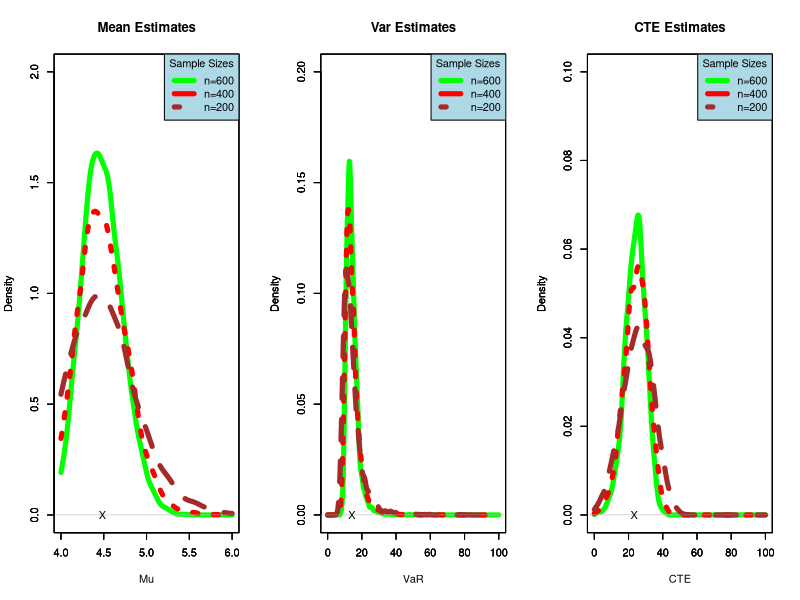
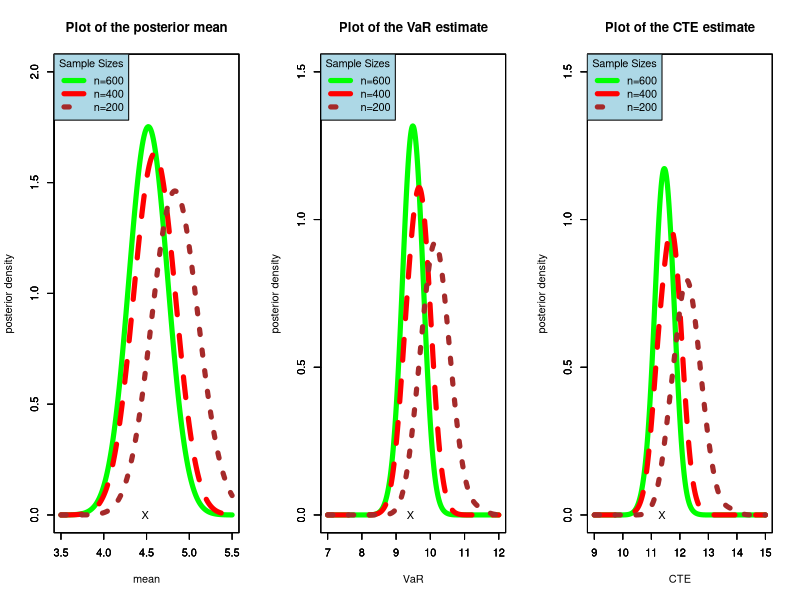
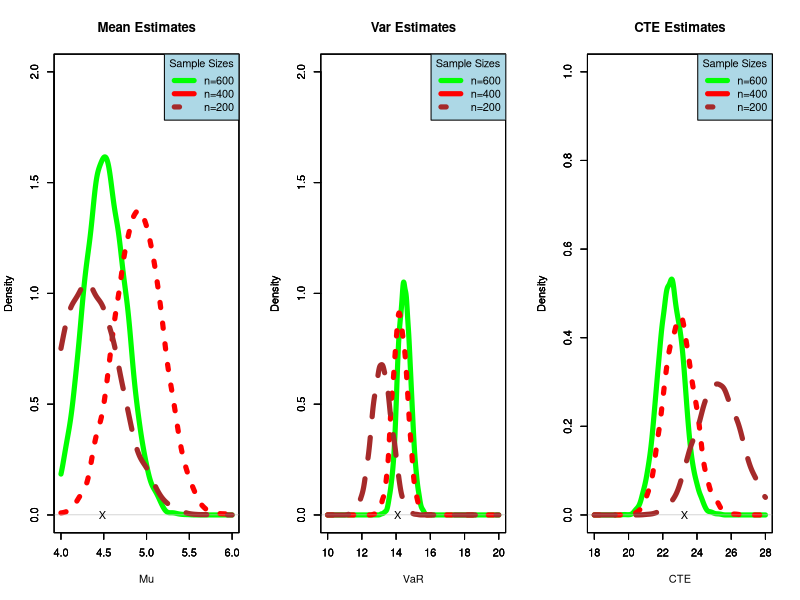

Write the R code that produced these figures, in order.
## ---- chunk 1
knitr::opts_chunk$set(echo = TRUE)
knitr::opts_chunk$set(warning = FALSE)
knitr::opts_chunk$set(message = FALSE)
library(tidyverse)
library(knitr)
## ---- chunk 2
## defining sample size 
set.seed(53)
n <- c(600, 400, 200)

## Generate data based on different sample sizes
X1 <- rlnorm(n[1], meanlog=1, sdlog=1) 
X2 <- rlnorm(n[2], meanlog=1, sdlog=1)
X3 <- rlnorm(n[3], meanlog=1, sdlog=1)

## Full Bayesian Analysis - True Values for CTE & VaR
True.mu <- exp(1 + 0.50) 
True.VaR <- qlnorm(0.95, meanlog=1, sdlog=1)
d <- function(x){exp(-(log(x)-1)^2/2)/(sqrt(2*pi))}
True.CTE <- (integrate(d, lower=True.VaR, upper=Inf)$value/0.05)

Trues <- cbind(True.mu, True.VaR, True.CTE)
kable(Trues, title="True values")

## Number of iterations and matrices to hold parameter estimates
N <- 10000
keepers1 <- matrix(0, N, 3); keepers2 <- matrix(0, N, 3); keepers3 <- matrix(0, N, 3)

## want to use this to get the meanlog = 1 and sdlog = 1 for est.VaR
## Result on wikipedia 
location <- log(1/sqrt(1+1)); shape <- sqrt(log(1+1))

for (i in 1:N) {
  Y <- rlnorm(n[1], meanlog=1, sdlog=1)
  mu <- mean(Y)
  Z <- rlnorm(n[1], location, shape)
  est.VaR <- qlnorm(0.95, meanlog = mean(Z), sdlog = sqrt(var(Z)))
  est.CTE <- integrate(d, lower=est.VaR, upper=Inf)$value/0.05
  keepers1[i,] <- c(mu,est.VaR,est.CTE)
}

for (j in 1:N) {
  Y2 <- rlnorm(n[2], meanlog=1, sdlog=1)
  mu2 <- mean(Y2)
  Z2 <- rlnorm(n[2], location, shape)
  est.VaR2 <- qlnorm(0.95, meanlog = mean(Z2), sdlog = sqrt(var(Z2)))
  est.CTE2 <- integrate(d, lower=est.VaR2, upper=Inf)$value/0.05
  keepers2[j,] <- c(mu2,est.VaR2,est.CTE2)
}

for (k in 1:N) {
  Y3 <- rlnorm(n[3], meanlog=1, sdlog=1)
  mu3 <- mean(Y3)
  Z3 <- rlnorm(n[3], location, shape)
  est.VaR3 <- qlnorm(0.95, meanlog = mean(Z3), sdlog = sqrt(var(Z3)))
  est.CTE3 <- integrate(d, lower=est.VaR3, upper=Inf)$value/0.05
  keepers3[k,] <- c(mu3,est.VaR3,est.CTE3)
}

par(mfrow=c(1,3))
#Plots of the posterior means
plot(density(keepers1[,1], from = 4, to = 6), main="Mean Estimates", 
     xlab = "Mu", ylim = c(0, 2), lwd = 5, col = "Green")
par(new=T)
plot(density(keepers2[,1], from = 4, to = 6), main = "", 
     xlab = "", ylim = c(0,2), lty = 3, lwd = 5, col = "Red")
par(new=T)
plot(density(keepers3[,1], from = 4, to = 6), main = "", 
     xlab = "", ylim = c(0,2), lty = 2, lwd = 5, col = "Brown")
par(new=T)
points(True.mu, 0, pch = "X")
legend("topright", title = "Sample Sizes", legend =c("n=600", "n=400", "n=200"), 
       col = c("Green", "Red", "Brown"), bg="lightblue", lwd=5, lty=1:3)

#Plots of the VaR for different sample sizes
plot(density(keepers1[,2], from = 0, to = 100), main="Var Estimates", 
     xlab = "VaR", ylim = c(0,0.2), lwd = 5, col = "Green")
par(new=T)
plot(density(keepers2[,2], from = 0, to = 100), main = "", 
     xlab = "", ylim = c(0,0.2), lty = 3, lwd = 5, col = "Red")
par(new=T)
plot(density(keepers3[,2], from = 0, to = 100), main = "", 
     xlab = "", ylim = c(0,0.2), lty = 2, lwd = 5, col = "Brown")
par(new=T)
points(True.VaR, 0, pch = "X")
legend("topright", title = "Sample Sizes", legend =c("n=600", "n=400", "n=200"), 
       col = c("Green", "Red", "Brown"), bg="lightblue", lwd=5, lty=1:3)

#Plots of the CTE for different sample sizes. 
plot(density(keepers1[,3], from = 0, to = 100), main="CTE Estimates", 
     xlab = "CTE", ylim = c(0, 0.10), lwd = 5, col = "Green")
par(new=T)
plot(density(keepers2[,3], from = 0, to = 100), main = "", 
     xlab = "", ylim = c(0,0.1), lty = 3, lwd = 5, col = "Red")
par(new=T)
plot(density(keepers3[,3], from = 0, to = 100), main = "", 
     xlab = "", ylim = c(0,0.1), lty = 2, lwd = 5, col = "Brown")
par(new=T)
points(True.CTE, 0, pch = "X")
legend("topright", title = "Sample Sizes", legend =c("n=600", "n=400", "n=200"), 
       col = c("Green", "Red", "Brown"), bg="lightblue", lwd=5, lty=1:3)
## ---- chunk 3
set.seed(53) 
alpha <- 3; lambda <- 0.2 
n <- c(600, 400, 200); N <- 500; h <- 0.2 
X <- rlnorm(n[1], meanlog=1, sdlog=1) 

shape <- n*alpha+1 
rate1 <- lambda+sum(X) 
rate2 <- lambda+sum(X[1:400])
rate3 <- lambda+sum(X[1:200])

## Estimating the mean for the posterior 

Y1 <- rgamma(N, shape=shape[1], rate=rate1)
Y2 <- rgamma(N, shape=shape[2], rate=rate2)
Y3 <- rgamma(N, shape=shape[3], rate=rate3)

mu1 <- alpha/Y1; mu2 <- alpha/Y2; mu3 <- alpha/Y3

f1.hat <- function(x){
  y <- mean(dnorm((x-mu1)/h))/h
  return(y)
}

f2.hat <- function(x){
  y <- mean(dnorm((x-mu2)/h))/h
  return(y)
}

f3.hat <- function(x){
  y <- mean(dnorm((x-mu3)/h))/h
  return(y)
}

x <- seq(3.5, 5.5, 0.01)
y1 <- sapply(x, f1.hat)
y2 <- sapply(x, f2.hat)
y3 <- sapply(x, f3.hat)

plot(x, y1, type="l", xlim=c(3.5, 5.5), ylim=c(0, 2), lty=1, xlab="mean", 
     ylab="posterior density", main = "Plot of the posterior mean", 
     col = "Green", lwd = 5)
par(new=T)
plot(x, y2, type="l", xlim=c(3.5, 5.5), ylim=c(0, 2), lty=2, xlab="", ylab="", 
     col = "Red", lwd = 5)
par(new=T)
plot(x, y3, type="l", xlim=c(3.5, 5.5), ylim=c(0, 2), lty=3, xlab="", ylab="", 
     col = "Brown", lwd = 5)
par(new=T)
points(4.482 , 0, pch = "X")
legend("topleft", title = "Sample Sizes", legend =c("n=600", "n=400", "n=200"), 
       col = c("Green", "Red", "Brown"), bg="lightblue", lwd=5, lty=1:3)

# Estimating VaR of the posterior 

VaR.star <- qlnorm(0.95, meanlog=1, sdlog=1)
d <- function(x){exp(-(log(x)-1)^2/2)/(sqrt(2*pi))}
CTE.star <- integrate(d, lower=VaR.star, upper=Inf)$value/0.05

g <- function(x){
  y <- qgamma(0.95, shape=3, rate=x)
  return(y)
}
VaR1 <- sapply(Y1, g)
VaR2 <- sapply(Y2, g)
VaR3 <- sapply(Y3, g)

g1.hat <- function(x){ 
  y <- mean(dnorm((x-VaR1)/h))/h
  return(y)
}

g2.hat <- function(x){ 
  y <- mean(dnorm((x-VaR2)/h))/h
  return(y)
}

g3.hat <- function(x){ 
  y <- mean(dnorm((x-VaR3)/h))/h
  return(y)
}

x <- seq(7, 12, 0.01)
y1 <- sapply(x, g1.hat)
y2 <- sapply(x, g2.hat)
y3 <- sapply(x, g3.hat)

plot(x, y1, type="l", xlim=c(7, 12), ylim=c(0, 1.5), xlab="VaR", 
     ylab="posterior density", main = "Plot of the VaR estimate", 
     col = "Green", lwd = 5, lty=1)
par(new=T)
plot(x, y2, type="l", xlim=c(7, 12), ylim=c(0, 1.5), xlab="", ylab="", 
     col = "Red", lwd = 5, lty=2)
par(new=T)
plot(x, y3, type="l", xlim=c(7, 12), ylim=c(0, 1.5), xlab="", ylab="", 
     col = "Brown", lwd = 5, lty=3)
par(new=T)
points(9.411, 0, pch = "X")
legend("topleft", title = "Sample Sizes", legend =c("n=600", "n=400", "n=200"), 
       col = c("Green", "Red", "Brown"), bg="lightblue", lwd=5, lty=1:3)

# newline
# newline
# newline

# Estimating CTE of the posterior 

b <- function(theta){
  integrand<-function(x){x*dgamma(x, shape=3, rate=theta)}
  y<-integrate(integrand, lower=qgamma(0.95, 3, theta), upper=Inf)$value/0.05  
  return(y)
}

CTE1 <- sapply(Y1, b)
CTE2 <- sapply(Y2, b)
CTE3 <- sapply(Y3, b)

h1.hat<-function(x){
  y<-mean(dnorm((x-CTE1)/h))/h
  return(y)
}

h2.hat<-function(x){
  y<-mean(dnorm((x-CTE2)/h))/h
  return(y)
}

h3.hat<-function(x){
  y<-mean(dnorm((x-CTE3)/h))/h
  return(y)
}

x <- seq(9, 15, 0.01)
y1 <- sapply(x, h1.hat)
y2 <- sapply(x, h2.hat)
y3 <- sapply(x, h3.hat)

##Plot is on beginning of next page 
plot(x, y1, type="l", xlim=c(9, 15),  ylim=c(0, 1.5), 
     xlab="CTE", ylab="posterior density", 
     main = "Plot of the CTE estimate", 
     col = "Green", lwd = 5, lty=1)
par(new=T)
plot(x, y2, type="l", xlim=c(9, 15), ylim=c(0, 1.5), 
     lty=2, xlab="", ylab="", col = "Red", lwd = 5)
par(new=T)
plot(x, y3, type="l", xlim=c(9, 15), ylim=c(0, 1.5), lty=3, xlab="", ylab="", 
     col = "Brown", lwd = 5)
par(new=T)
points(11.363, 0, pch = "X")
legend("topleft", title = "Sample Sizes", legend =c("n=600", "n=400", "n=200"), 
       col = c("Green", "Red", "Brown"), bg="lightblue", lwd=5, lty=1:3)
## ---- chunk 4
## defining our sample size
set.seed(100)
n <- c(600, 400, 200)

#generate random number log normal distribution, for different n. 
G1 <- rlnorm(n[1], meanlog=1, sdlog=1) 
G2 <- rlnorm(n[2], meanlog=1, sdlog=1)
G3 <- rlnorm(n[3], meanlog=1, sdlog=1)

#Define true parameter values
True.Mu <- exp(1 + 0.50)
VaR.True <- qlnorm(0.95, meanlog=1, sdlog=1)
d <- function(x){exp(-(log(x)-1)^2/2)/sqrt(2*pi)}
CTE.True <- integrate(d, lower=VaR.True, upper=Inf)$value/0.05

## Number of iterations
N = 10000

## Matrices to hold our measure values
keepersA <- matrix(0, N, 3); keepersB <- matrix(0, N, 3); keepersC <- matrix(0, N, 3)

## variances of the gibbs posterior. 
sigma2.n1 <- n[1]/((n[1]/(var(G1)) + 1))
sigma2.n2 <- n[2]/((n[2]/(var(G2)) + 1))
sigma2.n3 <- n[3]/((n[3]/(var(G3)) + 1))

## Generating measure values for n = 600. 
for (m in 1:N) {
  R1 <- rnorm(n[1], mean=mean(G1), sd=sqrt(sigma2.n1))
  mu1 <- mean(R1)
  VaR.est1 <- qnorm(0.95, mean = mean(R1), sd = sqrt(var(R1)))
  CTE.est1 <- integrate(d, lower=VaR.est1, upper=Inf)$value/0.05
  keepersA[m,] <- c(mu1,VaR.est1,CTE.est1)
}

## Generating measure values for n = 400. 
for (q in 1:N) {
  R2 <- rnorm(n[2], mean=mean(G2), sd=sqrt(sigma2.n2))
  mu2 <- mean(R2)
  VaR.est2 <- qnorm(0.95, mean = mean(R2), sd = sqrt(var(R2)))
  CTE.est2 <- integrate(d, lower=VaR.est2, upper=Inf)$value/0.05
  keepersB[q,] <- c(mu2,VaR.est2,CTE.est2)
}

## Generating measure values for n = 200. 
for (t in 1:N) {
  R3 <- rnorm(n[3], mean=mean(G3), sd=sqrt(sigma2.n3))
  mu3 <- mean(R3)
  VaR.est3 <- qnorm(0.95, mean = mean(R3), sd = sqrt(var(R3)))
  CTE.est3 <- integrate(d, lower=VaR.est3, upper=Inf)$value/0.05
  keepersC[t,] <- c(mu3,VaR.est3,CTE.est3)
}

par(mfrow=c(1,3))
#Plot densities of the posterior means for different sample size
plot(density(keepersA[,1], from = 4, to = 6), main="Mean Estimates", xlab = "Mu", 
     ylim = c(0, 2), lwd = 5, col = "Green")
par(new=T)
plot(density(keepersB[,1], from = 4, to = 6), main = "", xlab = "", 
     ylim = c(0,2), lty = 3, lwd = 5, col = "Red")
par(new=T)
plot(density(keepersC[,1], from = 4, to = 6), main = "", xlab = "", 
     ylim = c(0,2), lty = 2, lwd = 5, col = "Brown")
par(new=T)
points(True.Mu, 0, pch = "X")
legend("topright", title = "Sample Sizes", legend =c("n=600", "n=400", "n=200"), 
       col = c("Green", "Red", "Brown"), bg="lightblue", lwd=5, lty=1:3)

#Plot densities of the VaR for different sample sizes
plot(density(keepersA[,2], from = 10, to = 20), main="Var Estimates", xlab = "VaR", 
     ylim = c(0,2.0), lwd = 5, col = "Green")
par(new=T)
plot(density(keepersB[,2], from = 10, to = 20), main = "", xlab = "", 
     ylim = c(0,2.0), lty = 3, lwd = 5, col = "Red")
par(new=T)
plot(density(keepersC[,2], from = 10, to = 20), main = "", xlab = "", 
     ylim = c(0,2.0), lty = 2, lwd = 5, col = "Brown")
par(new=T)
points(VaR.True, 0, pch = "X")
legend("topright", title = "Sample Sizes", legend =c("n=600", "n=400", "n=200"), 
       col = c("Green", "Red", "Brown"), bg="lightblue", lwd=5, lty=1:3)

#Plot densities of the CTE for different sample sizes. 
plot(density(keepersA[,3], from = 18, to = 28), main="CTE Estimates", xlab = "CTE", 
     ylim = c(0, 1.0), lwd = 5, col = "Green")
par(new=T)
plot(density(keepersB[,3], from = 18, to = 28), main = "", xlab = "", 
     ylim = c(0,1.0), lty = 3, lwd = 5, col = "Red")
par(new=T)
plot(density(keepersC[,3], from = 18, to = 28), main = "", xlab = "", 
     ylim = c(0,1.0), lty = 2, lwd = 5, col = "Brown")
par(new=T)
points(CTE.True, 0, pch = "X")
legend("topright", title = "Sample Sizes", legend =c("n=600", "n=400", "n=200"), 
       col = c("Green", "Red", "Brown"), bg="lightblue", lwd=5, lty=1:3)
